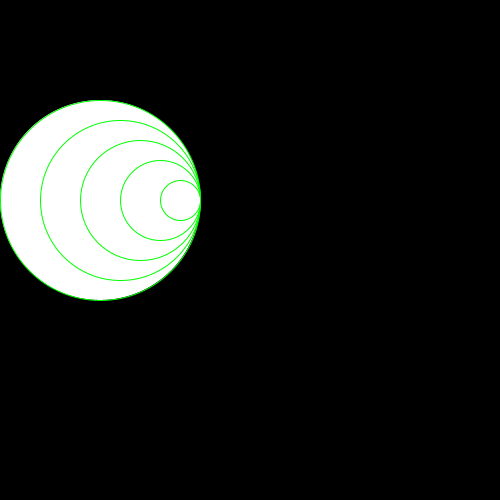
Frame 1 (no input)
Frame 60 (the mouse pressed at the canvas centre just before this capture): identical to frame 1, image omitted
Frame 120 (the mouse held since frame 60 and released just before this capture): identical to frame 1, image omitted

The Processing sketch that drew this single still picture (run headless with seeded random() and noise(); from frame 60 on, the mouse is pressed at the canvas centre):

// Processing sketch: H09_OPD_6
// ── H09_OPD_6.pde


void setup(){
size(500,500);
}

void draw(){
background(0,0,0);
circle(200,200,200,5);

}

void circle(int x, int y, int Sizecircle, int aantal){
    for( int i = 0; i < aantal; i ++){
      stroke(0,255,0);
    ellipse(x - Sizecircle/2, y, Sizecircle, Sizecircle);
    Sizecircle -=40;
    }
}
